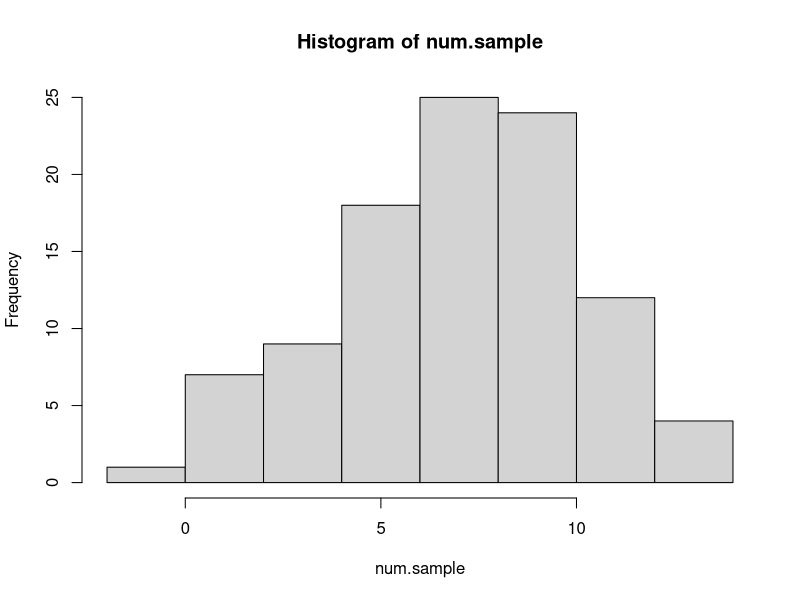

The R source for this figure:
vect = c(12, -10, 11, 9, 14, 33, 9)
num.sample = rnorm(100, 7, 3)

# 1) getwd: Gets the current working directory
getwd()
"
[1] \"/HDD/Code/R/DataMining\"
"

# 2) setwd: Sets the working direcory
setwd("/HDD/Code/R/DataMining")

# 3) dir: Shows all the files in the current working directory
dir()
"
[1] \"law_of_large_numbers.R\" \"r_functions.R\"          \"README.md\" 
"

# 4) max: Returns the maximum value of a series of numbers
max(1, 2, -3)
max(vect)

# 5) min: Returns the minimum value of a series of numbers
min(1, 2, -3)
min(vect)

# 6) sd: Returns the standard deviation of a series of numbers
sd(vect)

# 7) mean: Returns the statistical mean of a series of numbers
mean(vect)

# 8) median: Returns the statistical median of a series of numbers
median(vect)

# 9) quantile: Produces sample quantiles corresponding to the given probabilities
quantile(num.sample)
quantile(num.sample, probs = .45)
quantile(num.sample, probs = c(.1, .95))

# 10) IQR: Returns the interquartile range
IQR(num.sample)

# 11) matrix: creates a matrix from the given set of values
matrix(c(1, 1, 3, 6, 2, 4, 5, 25), nrow=4)
matrix(c('1 1', '3 6', '2 4', '5 25'), ncol = 2)

# 12) lappy: Apply the same Function to each element of a list or vector
lapply(vect, function(n) {n + 1})

# 13) unlist: Given a list structure x, unlist simplifies it to produce a vector which contains all the atomic components which occur in x.
a.mess <- lapply(vect, function(n) {n + 1})
"
> a.mess
[[1]]
[1] 11

[[2]]
[1] -9

[[3]]
[1] 12

[[4]]
[1] 10

[[5]]
[1] 15

[[6]]
[1] 34

[[7]]
[1] 10
"

a.mess <- unlist(a.mess)
"
> a.mess
[1] 11 -9 12 10 15 34 10
"

# 14) head: Returns the first part of a vector, matrix, table, data frame or function
head(num.sample)
head(num.sample, 3)

# 15) head: Returns the last part of a vector, matrix, table, data frame or function
tail(num.sample)
tail(num.sample, 3)

# 16) hist: Shows an histogram
hist(num.sample)

# 17) var: Returns the variance
var(num.sample)

# 18) cor: Returns the correlation
cor(num.sample, num.sample + rnorm(100))

# 19) cov: Returns the covariance 
cov(num.sample, num.sample + rnorm(100))

# 20) table: build a contingency table of the counts at each combination of factor levels.
table(vect)
"
vect
-10   9  10  11  14  33 
  1   2   1   1   1   1 
"